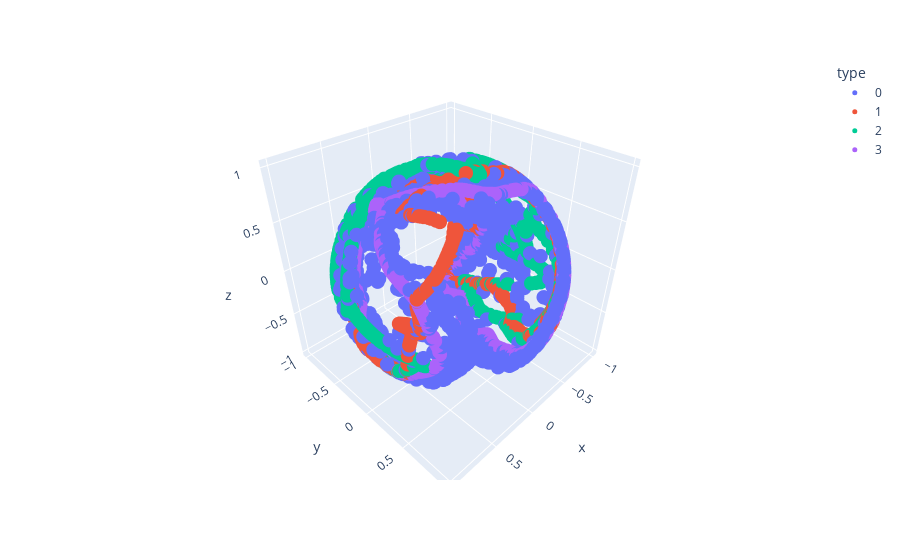

Notebook code cell kept with this figure:
### Code cell
df = pd.DataFrame(np.concatenate(pred_points, axis=0), columns=['x', 'y', 'z'])
df['type'] = sum([[f'{i}']*1000 for i in range(modes+1)], [])
fig = px.scatter_3d(df, x='x', y='y', z='z', color='type')
fig.update_traces(marker={'size': 5})
fig.show()

### Figure 1 — Plotly figure (JSON) as saved in the notebook; plotly's stock layout.template omitted (floating-point values rounded to 4 significant figures; data arrays with more than 128 entries replaced by an {"elided": "..."} marker saying what was removed)
{"data": [{"hovertemplate": "type=0<br>x=%{x}<br>y=%{y}<br>z=%{z}<extra></extra>", "legendgroup": "0", "marker": {"color": "#636efa", "size": 5, "symbol": "circle"}, "mode": "markers", "name": "0", "scene": "scene", "showlegend": true, "type": "scatter3d", "x": {"elided": "1000 float values"}, "y": {"elided": "1000 float values"}, "z": {"elided": "1000 float values"}}, {"hovertemplate": "type=1<br>x=%{x}<br>y=%{y}<br>z=%{z}<extra></extra>", "legendgroup": "1", "marker": {"color": "#EF553B", "size": 5, "symbol": "circle"}, "mode": "markers", "name": "1", "scene": "scene", "showlegend": true, "type": "scatter3d", "x": {"elided": "1000 float values"}, "y": {"elided": "1000 float values"}, "z": {"elided": "1000 float values"}}, {"hovertemplate": "type=2<br>x=%{x}<br>y=%{y}<br>z=%{z}<extra></extra>", "legendgroup": "2", "marker": {"color": "#00cc96", "size": 5, "symbol": "circle"}, "mode": "markers", "name": "2", "scene": "scene", "showlegend": true, "type": "scatter3d", "x": {"elided": "1000 float values"}, "y": {"elided": "1000 float values"}, "z": {"elided": "1000 float values"}}, {"hovertemplate": "type=3<br>x=%{x}<br>y=%{y}<br>z=%{z}<extra></extra>", "legendgroup": "3", "marker": {"color": "#ab63fa", "size": 5, "symbol": "circle"}, "mode": "markers", "name": "3", "scene": "scene", "showlegend": true, "type": "scatter3d", "x": {"elided": "1000 float values"}, "y": {"elided": "1000 float values"}, "z": {"elided": "1000 float values"}}], "layout": {"legend": {"title": {"text": "type"}, "tracegroupgap": 0}, "margin": {"t": 60}, "scene": {"domain": {"x": [0, 1], "y": [0, 1]}, "xaxis": {"title": {"text": "x"}}, "yaxis": {"title": {"text": "y"}}, "zaxis": {"title": {"text": "z"}}}}}
